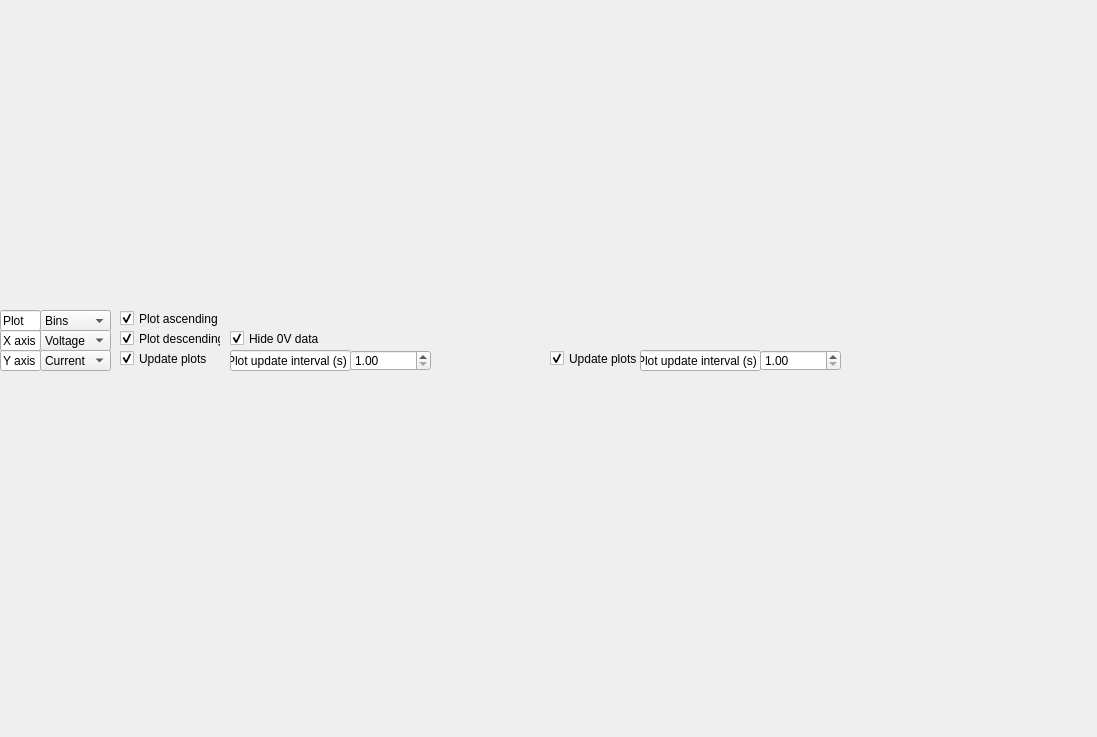
<?xml version="1.0" encoding="UTF-8"?>
<ui version="4.0">
 <class>Form</class>
 <widget class="QWidget" name="Form">
  <property name="geometry">
   <rect>
    <x>0</x>
    <y>0</y>
    <width>1097</width>
    <height>737</height>
   </rect>
  </property>
  <property name="windowTitle">
   <string>Form</string>
  </property>
  <widget class="QWidget" name="verticalLayoutWidget">
   <property name="geometry">
    <rect>
     <x>550</x>
     <y>370</y>
     <width>541</width>
     <height>361</height>
    </rect>
   </property>
   <layout class="QVBoxLayout" name="vlActive"/>
  </widget>
  <widget class="QWidget" name="verticalLayoutWidget_2">
   <property name="geometry">
    <rect>
     <x>0</x>
     <y>370</y>
     <width>541</width>
     <height>361</height>
    </rect>
   </property>
   <layout class="QVBoxLayout" name="vlAll"/>
  </widget>
  <widget class="QComboBox" name="cbAllPlotType">
   <property name="geometry">
    <rect>
     <x>40</x>
     <y>310</y>
     <width>71</width>
     <height>22</height>
    </rect>
   </property>
   <property name="currentIndex">
    <number>0</number>
   </property>
   <item>
    <property name="text">
     <string>Bins</string>
    </property>
   </item>
   <item>
    <property name="text">
     <string>Raw data</string>
    </property>
   </item>
  </widget>
  <widget class="QLineEdit" name="lineEdit_10">
   <property name="geometry">
    <rect>
     <x>0</x>
     <y>330</y>
     <width>41</width>
     <height>21</height>
    </rect>
   </property>
   <property name="text">
    <string>X axis</string>
   </property>
   <property name="readOnly">
    <bool>true</bool>
   </property>
  </widget>
  <widget class="QComboBox" name="cbAllXAxis">
   <property name="geometry">
    <rect>
     <x>40</x>
     <y>330</y>
     <width>71</width>
     <height>21</height>
    </rect>
   </property>
   <property name="currentIndex">
    <number>1</number>
   </property>
   <item>
    <property name="text">
     <string>Time</string>
    </property>
   </item>
   <item>
    <property name="text">
     <string>Voltage</string>
    </property>
   </item>
   <item>
    <property name="text">
     <string>Current</string>
    </property>
   </item>
   <item>
    <property name="text">
     <string>Vsource</string>
    </property>
   </item>
  </widget>
  <widget class="QLineEdit" name="lineEdit_9">
   <property name="geometry">
    <rect>
     <x>0</x>
     <y>350</y>
     <width>41</width>
     <height>21</height>
    </rect>
   </property>
   <property name="text">
    <string>Y axis</string>
   </property>
   <property name="readOnly">
    <bool>true</bool>
   </property>
  </widget>
  <widget class="QComboBox" name="cbAllYAxis">
   <property name="geometry">
    <rect>
     <x>40</x>
     <y>350</y>
     <width>71</width>
     <height>21</height>
    </rect>
   </property>
   <property name="currentIndex">
    <number>2</number>
   </property>
   <item>
    <property name="text">
     <string>Time</string>
    </property>
   </item>
   <item>
    <property name="text">
     <string>Voltage</string>
    </property>
   </item>
   <item>
    <property name="text">
     <string>Current</string>
    </property>
   </item>
   <item>
    <property name="text">
     <string>Vsource</string>
    </property>
   </item>
  </widget>
  <widget class="QCheckBox" name="ckAllPlotAsc">
   <property name="geometry">
    <rect>
     <x>120</x>
     <y>310</y>
     <width>101</width>
     <height>17</height>
    </rect>
   </property>
   <property name="text">
    <string>Plot ascending</string>
   </property>
   <property name="checked">
    <bool>true</bool>
   </property>
  </widget>
  <widget class="QCheckBox" name="ckAllPlotDesc">
   <property name="geometry">
    <rect>
     <x>120</x>
     <y>330</y>
     <width>101</width>
     <height>17</height>
    </rect>
   </property>
   <property name="text">
    <string>Plot descending</string>
   </property>
   <property name="checked">
    <bool>true</bool>
   </property>
  </widget>
  <widget class="QCheckBox" name="ckAllUpdate">
   <property name="geometry">
    <rect>
     <x>120</x>
     <y>350</y>
     <width>101</width>
     <height>17</height>
    </rect>
   </property>
   <property name="text">
    <string>Update plots</string>
   </property>
   <property name="checked">
    <bool>true</bool>
   </property>
  </widget>
  <widget class="QCheckBox" name="ckAllHideZero">
   <property name="geometry">
    <rect>
     <x>230</x>
     <y>330</y>
     <width>101</width>
     <height>17</height>
    </rect>
   </property>
   <property name="text">
    <string>Hide 0V data</string>
   </property>
   <property name="checked">
    <bool>true</bool>
   </property>
  </widget>
  <widget class="QLineEdit" name="lineEdit_11">
   <property name="geometry">
    <rect>
     <x>0</x>
     <y>310</y>
     <width>41</width>
     <height>21</height>
    </rect>
   </property>
   <property name="text">
    <string>Plot</string>
   </property>
   <property name="readOnly">
    <bool>true</bool>
   </property>
  </widget>
  <widget class="QLineEdit" name="lineEdit_12">
   <property name="geometry">
    <rect>
     <x>230</x>
     <y>350</y>
     <width>121</width>
     <height>21</height>
    </rect>
   </property>
   <property name="text">
    <string>Plot update interval (s)</string>
   </property>
   <property name="readOnly">
    <bool>true</bool>
   </property>
  </widget>
  <widget class="QDoubleSpinBox" name="dsbAllUpdateInterval">
   <property name="geometry">
    <rect>
     <x>350</x>
     <y>350</y>
     <width>81</width>
     <height>21</height>
    </rect>
   </property>
   <property name="minimum">
    <double>1.000000000000000</double>
   </property>
   <property name="maximum">
    <double>2147483647.000000000000000</double>
   </property>
  </widget>
  <widget class="QDoubleSpinBox" name="dsbActiveUpdateInterval">
   <property name="geometry">
    <rect>
     <x>760</x>
     <y>350</y>
     <width>81</width>
     <height>21</height>
    </rect>
   </property>
   <property name="minimum">
    <double>1.000000000000000</double>
   </property>
   <property name="maximum">
    <double>2147483647.000000000000000</double>
   </property>
  </widget>
  <widget class="QCheckBox" name="ckActiveUpdate">
   <property name="geometry">
    <rect>
     <x>550</x>
     <y>350</y>
     <width>91</width>
     <height>17</height>
    </rect>
   </property>
   <property name="text">
    <string>Update plots</string>
   </property>
   <property name="checked">
    <bool>true</bool>
   </property>
  </widget>
  <widget class="QLineEdit" name="lineEdit_13">
   <property name="geometry">
    <rect>
     <x>640</x>
     <y>350</y>
     <width>121</width>
     <height>21</height>
    </rect>
   </property>
   <property name="text">
    <string>Plot update interval (s)</string>
   </property>
   <property name="readOnly">
    <bool>true</bool>
   </property>
  </widget>
 </widget>
 <resources/>
 <connections/>
</ui>
